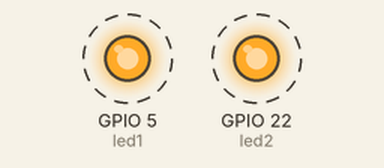
Recording of a sketch running on a simulated ESP32. Shown: output pins drawn as LEDs (lit = HIGH). Dashed ring = blinking.

Above: at 0.1 s.
Timing chart, 0 to 3.2 s (numbered marks = the images above):
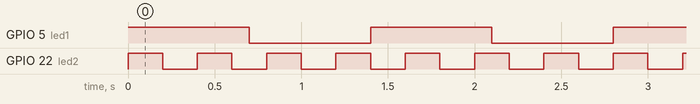

Measured:
- by itself, GPIO 5 (led1): alternates HIGH for 0.70 s and LOW for 0.70 s
- by itself, GPIO 22 (led2): alternates HIGH for 0.20 s and LOW for 0.20 s
- by itself, everything shown: repeats every 2.8 s, in 16 steps

The sketch:

Timer.ino
```cpp
#define led1 5
#define led2 22

hw_timer_t* timer = NULL;
void blink_fn(){
    digitalWrite(led1,!digitalRead(led1));
}
void setup(){
    pinMode(led1, OUTPUT);
    pinMode(led2, OUTPUT);
    digitalWrite(led1, HIGH);
    digitalWrite(led2, LOW);

    timer = timerBegin(0,80,true);
    timerAttachInterrupt(timer,&blink_fn,true);
    timerAlarmWrite(timer,700000,true);
    timerAlarmEnable(timer);
}
void loop(){
    digitalWrite(led2,!digitalRead(led2));
    delay(200);
}
```
